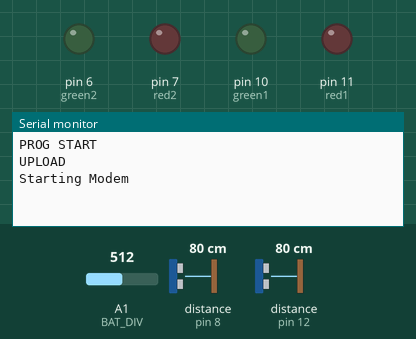
Bench run of a sketch on a simulated Arduino Leonardo, built with avr-gcc and run on an emulated ATmega32U4. Parts: output pins drawn as LEDs (lit = HIGH), the last lines printed to the serial monitor. The inputs (shaded band) are chosen by the test bench; at power-on: A1 (BAT_DIV) = 512, distance to the obstacle (sensors on pin 8, pin 12) 80 cm. The echo pulse lasts 58.3 µs per cm; the modem accepts every AT command (registered, SIM ready, sends succeed) and sends nothing else.

Above: at 5.6 s.
5.7 s: A1 (BAT_DIV) set to 308
At 8.4 s:
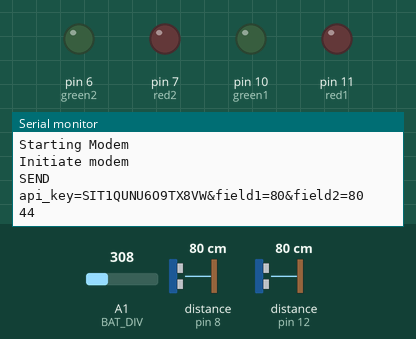
8.6 s: A1 (BAT_DIV) set to 289
At 10.9 s:
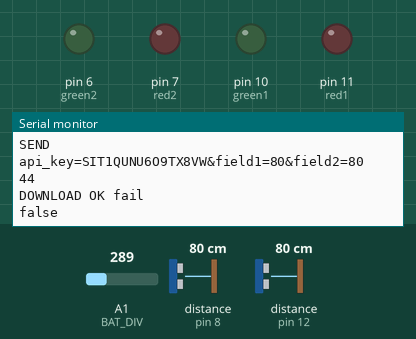

The sketch:

Smart_Parking_Firmware.ino
```cpp
#define modem_power_pin 13 //Modem Power Button pin
#define BAT_DIV A1

#define trigPin1 13
#define echoPin1 12
#define red1 11
#define green1 10

#define trigPin2 9
#define echoPin2 8
#define red2 7
#define green2 6
volatile bool modem_on = false;

void setup() {
  Serial1.begin(9600);
  Serial.begin(9600);
  pinMode(trigPin1, OUTPUT);
  pinMode(modem_power_pin, OUTPUT);
  pinMode(echoPin1, INPUT);
  pinMode(red1, OUTPUT);
  pinMode(green1, OUTPUT);
  pinMode(trigPin2, OUTPUT);
  pinMode(echoPin2, INPUT);
  pinMode(red2, OUTPUT);
  pinMode(green2, OUTPUT);
  Serial.println("PROG START");
}

void loop() {
  unsigned long timers = millis();
//  while ((millis() - timers) < 30000) {}
//  digitalWrite(LED, HIGH);
  upload_data();
}

long get_sensor_1(int trigPin,int echoPin) {
  // TODO: Write your sensor stuff here
 long duration;
  long distance;
  digitalWrite(trigPin, LOW);
  delayMicroseconds(2);
  digitalWrite(trigPin, HIGH);
  delayMicroseconds(10);
  digitalWrite(trigPin, LOW);
  duration = pulseIn(echoPin, HIGH);
  distance = (duration/2) / 29.1;
  return distance;

}

long get_sensor_2(int trigPin,int echoPin) {
    // TODO: Write your sensor stuff here
   long duration;
  long distance;
  digitalWrite(trigPin, LOW);
  delayMicroseconds(2);
  digitalWrite(trigPin, HIGH);
  delayMicroseconds(10);
  digitalWrite(trigPin, LOW);
  duration = pulseIn(echoPin, HIGH);
  distance = (duration/2) / 29.1;
  return distance;

}

boolean upload_data() {
  Serial.println(F("UPLOAD"));
  if(modem_power_on()) //turn on the modem
  {
    if (!check_network())
    { //check that the network has registerd
      Serial.println(F("NETWORK ERROR"));
      modem_power_off(); //shut down the mode
      // last_data_send_time = nowRTC(); //set the upload time flag.
      return false;
    }
    else
    {
      delay(500); //do we need to check for a real data connection??

      if(initate_connection()) //connect the SIM800 to the 3G network.
      {
        if(!send_data()) //send the upande data
           // writeErrorLog("Upload Fail"); // TODO: Debug this point

        query_modem(F("HTTPTERM")); //term http service (always do this to prevent a lockup)

        modem_power_off(); //shut down the modem
        // last_data_send_time = nowRTC(); //set the upload time flag.

        return true;
      }
    }
  }

  // last_data_send_time = nowRTC(); //set the upload time flag.
  modem_power_off(); //shut down the mode
  return false;
}

int getVoltage() {
  int BAT = analogRead(BAT_DIV   );
  return BAT;
}

boolean modem_power_on()
{
  Serial.println(F("Starting Modem"));
  if(getVoltage() < 300) //assuming that the higher of the cells is connected to the modem when near the limit of 3.4v
  {
    Serial.println(F("modemV too low")); // TODO: debug this point
    // writeErrorLog("ModemVLow");
    // modem_lvdo=true;
    return false;
  }


  Serial1.begin(19200);
  for(int i = 0; i<3; i++)
  {
    // if(digitalRead(modem_raw_power) == HIGH)
    // {
    //   digitalWrite(modem_raw_power, LOW);
    //   delay(1000);
    // }   TODO: Do we need this commented out part?

    if(!modem_on)
    {
      pinMode(modem_power_pin, OUTPUT);
      delay(500);
      digitalWrite(modem_power_pin, HIGH);
      delay(100);
      digitalWrite(modem_power_pin,LOW); //pull the pin low for at least 1000ms.
      delay(1200);
      digitalWrite(modem_power_pin,HIGH);
      delay(3000);
    }

    Serial1.println(F("AT"));

    if(modem_response())
    {
//      debug_message(F("Modem On")); //TODO: Debug this point
      modem_on = true;

      return true;
    }
   delay(1000);
   modem_on=false;
  }
//  writeErrorLog("SD Power Error"); // TODO: Add when logging on SD
  return false;
}


void modem_power_off()
{
  if(modem_on)
  {
    pinMode(modem_power_pin, OUTPUT);
     digitalWrite(modem_power_pin, HIGH);
      delay(100);
      digitalWrite(modem_power_pin,LOW); //pull the pin low for at least 1000ms.
      delay(1200);
      digitalWrite(modem_power_pin,HIGH);
      delay(500);
      pinMode(modem_power_pin, INPUT); //put the pin to high Z
  }
  modem_on=false; // TODO: create
  Serial1.end(); //disable the serial port to prevent current draw.
}

bool check_network() // Must only be used after toggle_modem_power
{
  long __timeout = millis();
  while((millis()-__timeout)<10000)
  {
     Serial1.println(F("AT+CREG?"));
     String __ATResponse = Serial1.readString();
     char __StatValue='0';
     if(__ATResponse.indexOf("+CREG"))
     {
        __StatValue = __ATResponse.charAt(__ATResponse.indexOf(",")+1);
     }

      if ( (__StatValue == '1') | (__StatValue == '5') )
        return true;
      delay(200);
  }
  // writeErrorLog("No Sig");
  return false;
}

boolean initate_connection() {

  Serial.println(F("Initiate modem"));
  if(!query_modem(F("SAPBR=3,1,\"CONTYPE\",\"GPRS\""))) return false;

  Serial1.print(F("AT+SAPBR=3,1,\"APN\",\""));
  Serial1.print(F("Safaricom")); // TODO: replace this with network provider APN
  Serial1.println(F("\""));
  if (!modem_response())
  {
    Serial.println(F("APN fail")); // TODO: DEBUG this
    return false;
  }
//  TODO: This should be commented out if using safaricom

    Serial1.print(F("AT+SAPBR=3,1,\"USER\",\""));
    Serial1.print("saf");
    Serial1.println(F("\""));
    if (!modem_response())
    {
      Serial.println(F("SAPBR USER fail"));
      return false;
    }

    Serial1.print(F("AT+SAPBR=3,1,\"PWD\",\""));
    Serial1.print("data");
    Serial1.println(F("\""));
    if (!modem_response())
    {
      Serial.println(F("SAPBR PWD fail"));
      return false;
    }


  query_modem(F("SAPBR=1,1")); //does this need an if return?
  if(!query_modem(F("SAPBR=2,1"))) return false;

  return true;
}

boolean send_data()
{
    Serial.println(F("SEND")); // TODO: Debug this point
    int __errorCount = 0;
    // long __filePosition = 0; // TODO: for logging
    //TOOD: send up comment if no data - or dead SD card

    //get signal strength

    Serial1.println(F("AT+CSQ"));
    unsigned long __actionTimer = millis(); //start the countdown
    int __signalStrength = -1;
    while(((__actionTimer - millis()) < 10000) & (__signalStrength == -1))
    {
      __signalStrength = Serial1.parseInt();
    }

    // while(__filePosition != -1)  //while we still have lines to send // TODO: restore while loop if logging
    // {
//      __filePosition = SDReadNextLineStartPosn(temp_file_name); //get the index of the next viable line;
//      String __SDLine = SDReadLine(temp_file_name,__filePosition); //read the line in from the SD card.
// TODO: after adding SD logging
       //intiate http mode
      if(!query_modem(F("HTTPINIT"))) return false; //start an HTTP session
      if(!query_modem(F("HTTPPARA=\"CID\",1"))) return false; //set the SIM800 into HTTP POST mode

      Serial1.print(F("AT+HTTPPARA=\"URL\",\""));  //set the post to server
      Serial1.print(F("https://api.thingspeak.com/channels.json")); // TODO: Replace this with Thingspeak URL key
      Serial1.println(F("\""));
      modem_response();

      Serial1.println(F("AT+HTTPPARA=\"CONTENT\",\"application/x-www-form-urlencoded\""));  //set the post concent type to server
      Serial1.flush();
      modem_response();
      delay(10);
      //Generate the string to send (we need to make a big string because we need to find the length before shipping out the data. blerg!)

      //field1=pressure
      //field2=temperature
      //field3=humidity
      //field4=bat_voltage
      //field5=signal strength


      String __uploadData = "api_key=";
      __uploadData += "SIT1QUNU6O9TX8VW"; // TODO: replace this with Thingspeak API_KEY
      __uploadData += "&field1=";
      __uploadData += String(get_sensor_1(trigPin1, echoPin1));
      __uploadData += "&field2=";
      __uploadData += String(get_sensor_2(trigPin1, echoPin2));


      int __dataLength = __uploadData.length(); //get the length of the data that we are sending
      Serial.println(__uploadData);
      Serial.println(__dataLength);
      Serial1.print(F("AT+HTTPDATA="));  Serial1.print(__dataLength); Serial1.println(F(",20000")); //set up the data size and the max time

      boolean __modemRet = Serial1.find((char *)"DOWNLOAD");
      if (!__modemRet) {
        Serial.println(F("DOWNLOAD OK fail")); // TODO: Debug this point
        return false;
      }

      Serial1.print(__uploadData);  //upload the data!

      __modemRet = Serial1.find((char *)"OK");
      if (!__modemRet) {
        Serial.println(F("DOWNLOAD OK fail")); // TODO: Debug this point
        return false;
      }

      if(!query_modem(F("HTTPACTION=1"))) return false; //Set the HTTP Action (1 is POST) and do it!

      // Wait for post to complete (Should retunr HTTPACTION 1,200,0)
      __actionTimer = millis(); //start the countdown
      while (millis() - __actionTimer < 60000) //give it 60 seconds to do so!
      {
        if (Serial1.find((char *)"+HTTPACTION:")) {
          break;
        } else
        {
          delay(100); //try again in 100ms
        }
      }

      if (millis() - __actionTimer >= 60000)
      {
       // Will return ERROR anyway because we HTTPACTION has not responded yet
       Serial1.println("cant find +AC");
       if(!query_modem(F("HTTPTERM"))) return false;
      }

      int __retCode = Serial1.parseInt();
      __retCode = Serial1.parseInt(); //get the second number!
      Serial1.println(__retCode);
      if (__retCode == 200)
      {

         Serial1.println(F("AT+HTTPREAD")); //start the HTTP REad
         // SDDeleteLine(temp_file_name,__filePosition);

      }
      else
      {
        __errorCount++; //if we get more than 10 errors then die until the next upload period. lets not get in to an infinite loop!
        // writeErrorLog("SEND ERROR " +  String(__retCode));
        if(__errorCount < 5)
        {
          return false;
        }
      }

      // __filePosition = SDReadNextLineStartPosn(temp_file_name); //get the index of the next viable line // TODO: return this when we include logging
   // } //end of while


   // //if there are no more viable lines then delete the file!
   //  if(__filePosition == -1)
   //  {
   //    //no more data so remove file
   //    SD.begin();
   //    Fat16::init(&SD);
   //    file.remove(temp_file_name.c_str());
   //  } // TODO: This is also part of logging

    Serial1.println(F("AT+HTTPTERM")); //terminate the HTTP session
    return true;
}

boolean query_modem(const __FlashStringHelper* command, char* __true_result)
{
  Serial1.print(F("AT+"));
  Serial1.println(command);
  Serial1.flush();
  Serial.println(command); // TODO: debug this
  if(!modem_response(__true_result))
  {
   // writeErrorLog(command + ":error");
    Serial.println("false"); // TODO: Debug this
    return false;
  }
  Serial.println("true"); // TODO: Debug this
  return true;
}

boolean query_modem(const __FlashStringHelper* command)
{
  Serial1.print(F("AT+"));
  Serial1.println(command);
  Serial1.flush();
//  debug_message(command,1); //output the command to the debug console // TODO: Debug this point
  if(!modem_response())
  {
   // writeErrorLog(command + ":error");
    Serial.println("false"); // TODO: Debug this
    return false;
  }
//  debug_message("true",1); // TODO: Debug this // TODO: Debug this point
  return true;
}

boolean modem_response()
{
  return modem_response("OK");
}

boolean modem_response(char* __true_result)
{
  long __timeout = millis();
  while((__timeout - millis())<3000) //all 3 seconds to get the resoponse
  {
    if(Serial1.find(__true_result)) //find the OK signal... it actually dies when it gets to the end of the buffer
    {
      delay(100);
      while(Serial1.available() > 0) //runout the incoming buffer
      {
        Serial1.read();
      }
       return true;
    }

   }
   return false;
}
```

Measured:
- the behaviour switches between 300 and 299 on A1 (BAT_DIV) (found by bisection; images 1 and 2)
